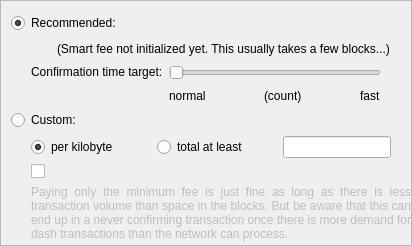
             <widget class="QFrame" name="frameFee">
              <property name="sizePolicy">
               <sizepolicy hsizetype="Expanding" vsizetype="Expanding">
                <horstretch>0</horstretch>
                <verstretch>0</verstretch>
               </sizepolicy>
              </property>
              <property name="maximumSize">
               <size>
                <width>16777215</width>
                <height>16777215</height>
               </size>
              </property>
              <property name="frameShape">
               <enum>QFrame::StyledPanel</enum>
              </property>
              <property name="frameShadow">
               <enum>QFrame::Sunken</enum>
              </property>
              <layout class="QVBoxLayout" name="verticalLayoutFee1">
               <property name="spacing">
                <number>0</number>
               </property>
               <property name="leftMargin">
                <number>0</number>
               </property>
               <property name="topMargin">
                <number>0</number>
               </property>
               <property name="rightMargin">
                <number>0</number>
               </property>
               <property name="bottomMargin">
                <number>0</number>
               </property>
               <item>
                <layout class="QVBoxLayout" name="verticalLayoutFee2" stretch="0">
                 <property name="spacing">
                  <number>0</number>
                 </property>
                 <property name="leftMargin">
                  <number>10</number>
                 </property>
                 <property name="topMargin">
                  <number>0</number>
                 </property>
                 <item>
                  <widget class="QFrame" name="frameFeeSelection">
                   <layout class="QVBoxLayout" name="verticalLayoutFee12">
                    <property name="spacing">
                     <number>0</number>
                    </property>
                    <property name="leftMargin">
                     <number>0</number>
                    </property>
                    <property name="topMargin">
                     <number>0</number>
                    </property>
                    <property name="rightMargin">
                     <number>0</number>
                    </property>
                    <property name="bottomMargin">
                     <number>0</number>
                    </property>
                    <item>
                     <layout class="QGridLayout" name="gridLayoutFee">
                      <property name="topMargin">
                       <number>10</number>
                      </property>
                      <property name="bottomMargin">
                       <number>4</number>
                      </property>
                      <property name="horizontalSpacing">
                       <number>10</number>
                      </property>
                      <property name="verticalSpacing">
                       <number>4</number>
                      </property>
                      <item row="0" column="0">
                       <layout class="QVBoxLayout" name="verticalLayoutFee3" stretch="0,0,0">
                        <property name="spacing">
                         <number>6</number>
                        </property>
                        <property name="topMargin">
                         <number>2</number>
                        </property>
                        <item>
                         <widget class="QRadioButton" name="radioSmartFee">
                          <property name="sizePolicy">
                           <sizepolicy hsizetype="Preferred" vsizetype="Fixed">
                            <horstretch>0</horstretch>
                            <verstretch>0</verstretch>
                           </sizepolicy>
                          </property>
                          <property name="minimumSize">
                           <size>
                            <width>130</width>
                            <height>0</height>
                           </size>
                          </property>
                          <property name="text">
                           <string>Recommended:</string>
                          </property>
                          <property name="checked">
                           <bool>true</bool>
                          </property>
                          <attribute name="buttonGroup">
                           <string notr="true">groupFee</string>
                          </attribute>
                         </widget>
                        </item>
                        <item>
                         <layout class="QHBoxLayout" name="horizontalLayoutFee12">
                          <item>
                           <spacer name="horizontalSpacer_9">
                            <property name="orientation">
                             <enum>Qt::Horizontal</enum>
                            </property>
                            <property name="sizeType">
                             <enum>QSizePolicy::Fixed</enum>
                            </property>
                            <property name="sizeHint" stdset="0">
                             <size>
                              <width>20</width>
                              <height>20</height>
                             </size>
                            </property>
                           </spacer>
                          </item>
                          <item>
                           <widget class="QLabel" name="labelSmartFee">
                            <property name="text">
                             <string/>
                            </property>
                            <property name="margin">
                             <number>2</number>
                            </property>
                           </widget>
                          </item>
                          <item>
                           <widget class="QLabel" name="labelFeeEstimation">
                            <property name="text">
                             <string/>
                            </property>
                           </widget>
                          </item>
                          <item>
                           <widget class="QLabel" name="labelSmartFee2">
                            <property name="sizePolicy">
                             <sizepolicy hsizetype="Fixed" vsizetype="Preferred">
                              <horstretch>0</horstretch>
                              <verstretch>0</verstretch>
                             </sizepolicy>
                            </property>
                            <property name="text">
                             <string>(Smart fee not initialized yet. This usually takes a few blocks...)</string>
                            </property>
                            <property name="margin">
                             <number>2</number>
                            </property>
                           </widget>
                          </item>
                          <item>
                           <spacer name="horizontalSpacer_5">
                            <property name="orientation">
                             <enum>Qt::Horizontal</enum>
                            </property>
                            <property name="sizeHint" stdset="0">
                             <size>
                              <width>1</width>
                              <height>1</height>
                             </size>
                            </property>
                           </spacer>
                          </item>
                         </layout>
                        </item>
                        <item>
                         <layout class="QHBoxLayout" name="horizontalLayoutFee9">
                          <item>
                           <spacer name="horizontalSpacer_010">
                            <property name="orientation">
                             <enum>Qt::Horizontal</enum>
                            </property>
                            <property name="sizeType">
                             <enum>QSizePolicy::Fixed</enum>
                            </property>
                            <property name="sizeHint" stdset="0">
                             <size>
                              <width>20</width>
                              <height>20</height>
                             </size>
                            </property>
                           </spacer>
                          </item>
                          <item>
                           <layout class="QVBoxLayout" name="verticalLayoutFee6">
                            <item>
                             <widget class="QLabel" name="labelSmartFee3">
                              <property name="sizePolicy">
                               <sizepolicy hsizetype="Fixed" vsizetype="Preferred">
                                <horstretch>0</horstretch>
                                <verstretch>0</verstretch>
                               </sizepolicy>
                              </property>
                              <property name="text">
                               <string>Confirmation time target:</string>
                              </property>
                              <property name="alignment">
                               <set>Qt::AlignLeading|Qt::AlignLeft|Qt::AlignTop</set>
                              </property>
                              <property name="margin">
                               <number>2</number>
                              </property>
                             </widget>
                            </item>
                           </layout>
                          </item>
                          <item>
                           <layout class="QVBoxLayout" name="verticalLayoutFee5">
                            <property name="rightMargin">
                             <number>30</number>
                            </property>
                            <item>
                             <widget class="QSlider" name="sliderSmartFee">
                              <property name="minimum">
                               <number>0</number>
                              </property>
                              <property name="maximum">
                               <number>23</number>
                              </property>
                              <property name="pageStep">
                               <number>1</number>
                              </property>
                              <property name="value">
                               <number>0</number>
                              </property>
                              <property name="orientation">
                               <enum>Qt::Horizontal</enum>
                              </property>
                              <property name="invertedAppearance">
                               <bool>false</bool>
                              </property>
                              <property name="invertedControls">
                               <bool>false</bool>
                              </property>
                              <property name="tickPosition">
                               <enum>QSlider::NoTicks</enum>
                              </property>
                             </widget>
                            </item>
                            <item>
                             <layout class="QHBoxLayout" name="horizontalLayoutFee10">
                              <item>
                               <widget class="QLabel" name="labelSmartFeeNormal">
                                <property name="text">
                                 <string>normal</string>
                                </property>
                               </widget>
                              </item>
                              <item>
                               <spacer name="horizontalSpacer_7">
                                <property name="orientation">
                                 <enum>Qt::Horizontal</enum>
                                </property>
                                <property name="sizeHint" stdset="0">
                                 <size>
                                  <width>40</width>
                                  <height>20</height>
                                 </size>
                                </property>
                               </spacer>
                              </item>
                              <item>
                               <widget class="QLabel" name="confirmationTargetLabel">
                                <property name="text">
                                 <string notr="true">(count)</string>
                                </property>
                               </widget>
                              </item>
                              <item>
                               <spacer name="horizontalSpacer_3">
                                <property name="orientation">
                                 <enum>Qt::Horizontal</enum>
                                </property>
                                <property name="sizeHint" stdset="0">
                                 <size>
                                  <width>40</width>
                                  <height>20</height>
                                 </size>
                                </property>
                               </spacer>
                              </item>
                              <item>
                               <widget class="QLabel" name="labelSmartFeeFast">
                                <property name="text">
                                 <string>fast</string>
                                </property>
                               </widget>
                              </item>
                             </layout>
                            </item>
                           </layout>
                          </item>
                         </layout>
                        </item>
                       </layout>
                      </item>
                      <item row="1" column="0">
                       <layout class="QVBoxLayout" name="verticalLayoutFee8">
                        <property name="spacing">
                         <number>6</number>
                        </property>
                        <item>
                         <widget class="QRadioButton" name="radioCustomFee">
                          <property name="sizePolicy">
                           <sizepolicy hsizetype="Preferred" vsizetype="Fixed">
                            <horstretch>0</horstretch>
                            <verstretch>0</verstretch>
                           </sizepolicy>
                          </property>
                          <property name="minimumSize">
                           <size>
                            <width>130</width>
                            <height>0</height>
                           </size>
                          </property>
                          <property name="text">
                           <string>Custom:</string>
                          </property>
                          <attribute name="buttonGroup">
                           <string notr="true">groupFee</string>
                          </attribute>
                         </widget>
                        </item>
                        <item>
                         <layout class="QHBoxLayout" name="horizontalLayoutFee13">
                          <item>
                           <spacer name="horizontalSpacer_6">
                            <property name="orientation">
                             <enum>Qt::Horizontal</enum>
                            </property>
                            <property name="sizeType">
                             <enum>QSizePolicy::Fixed</enum>
                            </property>
                            <property name="sizeHint" stdset="0">
                             <size>
                              <width>20</width>
                              <height>20</height>
                             </size>
                            </property>
                           </spacer>
                          </item>
                          <item>
                           <widget class="QRadioButton" name="radioCustomPerKilobyte">
                            <property name="sizePolicy">
                             <sizepolicy hsizetype="Preferred" vsizetype="Fixed">
                              <horstretch>0</horstretch>
                              <verstretch>0</verstretch>
                             </sizepolicy>
                            </property>
                            <property name="minimumSize">
                             <size>
                              <width>120</width>
                              <height>0</height>
                             </size>
                            </property>
                            <property name="toolTip">
                             <string>If the custom fee is set to 1000 duffs and the transaction is only 250 bytes, then &quot;per kilobyte&quot; only pays 250 duffs in fee,&lt;br /&gt;while &quot;at least&quot; pays 1000 duffs. For transactions bigger than a kilobyte both pay by kilobyte.</string>
                            </property>
                            <property name="text">
                             <string>per kilobyte</string>
                            </property>
                            <property name="checked">
                             <bool>true</bool>
                            </property>
                            <attribute name="buttonGroup">
                             <string notr="true">groupCustomFee</string>
                            </attribute>
                           </widget>
                          </item>
                          <item>
                           <widget class="QRadioButton" name="radioCustomAtLeast">
                            <property name="sizePolicy">
                             <sizepolicy hsizetype="Preferred" vsizetype="Fixed">
                              <horstretch>0</horstretch>
                              <verstretch>0</verstretch>
                             </sizepolicy>
                            </property>
                            <property name="minimumSize">
                             <size>
                              <width>120</width>
                              <height>0</height>
                             </size>
                            </property>
                            <property name="toolTip">
                             <string>If the custom fee is set to 1000 duffs and the transaction is only 250 bytes, then &quot;per kilobyte&quot; only pays 250 duffs in fee,&lt;br /&gt;while &quot;total at least&quot; pays 1000 duffs. For transactions bigger than a kilobyte both pay by kilobyte.</string>
                            </property>
                            <property name="text">
                             <string>total at least</string>
                            </property>
                            <attribute name="buttonGroup">
                             <string notr="true">groupCustomFee</string>
                            </attribute>
                           </widget>
                          </item>
                          <item>
                           <widget class="BitcoinAmountField" name="customFee">
                            <property name="sizePolicy">
                             <sizepolicy hsizetype="Preferred" vsizetype="Fixed">
                              <horstretch>0</horstretch>
                              <verstretch>0</verstretch>
                             </sizepolicy>
                            </property>
                           </widget>
                          </item>
                          <item>
                           <spacer name="horizontalSpacer_11">
                            <property name="orientation">
                             <enum>Qt::Horizontal</enum>
                            </property>
                            <property name="sizeType">
                             <enum>QSizePolicy::Fixed</enum>
                            </property>
                            <property name="sizeHint" stdset="0">
                             <size>
                              <width>20</width>
                              <height>20</height>
                             </size>
                            </property>
                           </spacer>
                          </item>
                         </layout>
                        </item>
                        <item>
                         <layout class="QHBoxLayout" name="horizontalLayout_4">
                          <item>
                           <spacer name="horizontalSpacer">
                            <property name="orientation">
                             <enum>Qt::Horizontal</enum>
                            </property>
                            <property name="sizeType">
                             <enum>QSizePolicy::Fixed</enum>
                            </property>
                            <property name="sizeHint" stdset="0">
                             <size>
                              <width>20</width>
                              <height>0</height>
                             </size>
                            </property>
                           </spacer>
                          </item>
                          <item>
                           <widget class="QCheckBox" name="checkBoxMinimumFee">
                            <property name="sizePolicy">
                             <sizepolicy hsizetype="Expanding" vsizetype="Fixed">
                              <horstretch>0</horstretch>
                              <verstretch>0</verstretch>
                             </sizepolicy>
                            </property>
                            <property name="minimumSize">
                             <size>
                              <width>150</width>
                              <height>0</height>
                             </size>
                            </property>
                            <property name="toolTip">
                             <string>Paying only the minimum fee is just fine as long as there is less transaction volume than space in the blocks.&lt;br /&gt;But be aware that this can end up in a never confirming transaction once there is more demand for dash transactions than the network can process.</string>
                            </property>
                            <property name="text">
                             <string/>
                            </property>
                           </widget>
                          </item>
                         </layout>
                        </item>
                        <item>
                         <layout class="QHBoxLayout" name="horizontalLayoutFee8">
                          <item>
                           <spacer name="horizontalSpacer_8">
                            <property name="orientation">
                             <enum>Qt::Horizontal</enum>
                            </property>
                            <property name="sizeType">
                             <enum>QSizePolicy::Fixed</enum>
                            </property>
                            <property name="sizeHint" stdset="0">
                             <size>
                              <width>20</width>
                              <height>20</height>
                             </size>
                            </property>
                           </spacer>
                          </item>
                          <item>
                           <widget class="QLabel" name="labelMinFeeWarning">
                            <property name="enabled">
                             <bool>false</bool>
                            </property>
                            <property name="sizePolicy">
                             <sizepolicy hsizetype="Expanding" vsizetype="Expanding">
                              <horstretch>0</horstretch>
                              <verstretch>0</verstretch>
                             </sizepolicy>
                            </property>
                            <property name="toolTip">
                             <string>Paying only the minimum fee is just fine as long as there is less transaction volume than space in the blocks.&lt;br /&gt;But be aware that this can end up in a never confirming transaction once there is more demand for dash transactions than the network can process.</string>
                            </property>
                            <property name="text">
                             <string>Paying only the minimum fee is just fine as long as there is less transaction volume than space in the blocks. But be aware that this can end up in a never confirming transaction once there is more demand for dash transactions than the network can process.</string>
                            </property>
                            <property name="scaledContents">
                             <bool>false</bool>
                            </property>
                            <property name="alignment">
                             <set>Qt::AlignJustify|Qt::AlignTop</set>
                            </property>
                            <property name="wordWrap">
                             <bool>true</bool>
                            </property>
                            <property name="margin">
                             <number>5</number>
                            </property>
                           </widget>
                          </item>
                         </layout>
                        </item>
                       </layout>
                      </item>
                     </layout>
                    </item>
                   </layout>
                  </widget>
                 </item>
                </layout>
               </item>
              </layout>
             </widget>
